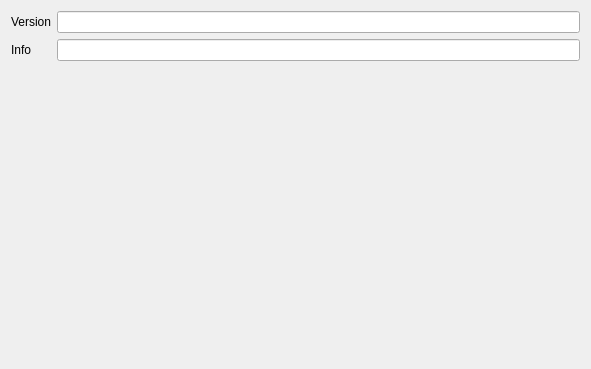
<?xml version="1.0" encoding="UTF-8"?>
<ui version="4.0">
 <class>VSCStorVersion</class>
 <widget class="QWidget" name="VSCStorVersion">
  <property name="geometry">
   <rect>
    <x>0</x>
    <y>0</y>
    <width>591</width>
    <height>369</height>
   </rect>
  </property>
  <property name="windowTitle">
   <string>Master Hard Disk Selecting</string>
  </property>
  <property name="windowIcon">
   <iconset>
    <normaloff>:/logo/resources/vscsmall.jpg</normaloff>:/logo/resources/vscsmall.jpg</iconset>
  </property>
  <layout class="QVBoxLayout" name="verticalLayout">
   <item>
    <layout class="QGridLayout" name="gridLayout">
     <item row="0" column="1">
      <widget class="QLineEdit" name="ver">
       <property name="readOnly">
        <bool>true</bool>
       </property>
      </widget>
     </item>
     <item row="0" column="0">
      <widget class="QLabel" name="label">
       <property name="text">
        <string>Version</string>
       </property>
      </widget>
     </item>
     <item row="1" column="0">
      <widget class="QLabel" name="label_2">
       <property name="text">
        <string>Info</string>
       </property>
      </widget>
     </item>
     <item row="1" column="1">
      <widget class="QLineEdit" name="info">
       <property name="maximumSize">
        <size>
         <width>16777215</width>
         <height>16777215</height>
        </size>
       </property>
       <property name="readOnly">
        <bool>true</bool>
       </property>
      </widget>
     </item>
    </layout>
   </item>
   <item>
    <spacer name="verticalSpacer">
     <property name="orientation">
      <enum>Qt::Vertical</enum>
     </property>
     <property name="sizeHint" stdset="0">
      <size>
       <width>20</width>
       <height>40</height>
      </size>
     </property>
    </spacer>
   </item>
  </layout>
 </widget>
 <resources>
  <include location="../../../main/vscmainwindows.qrc"/>
 </resources>
 <connections/>
</ui>
